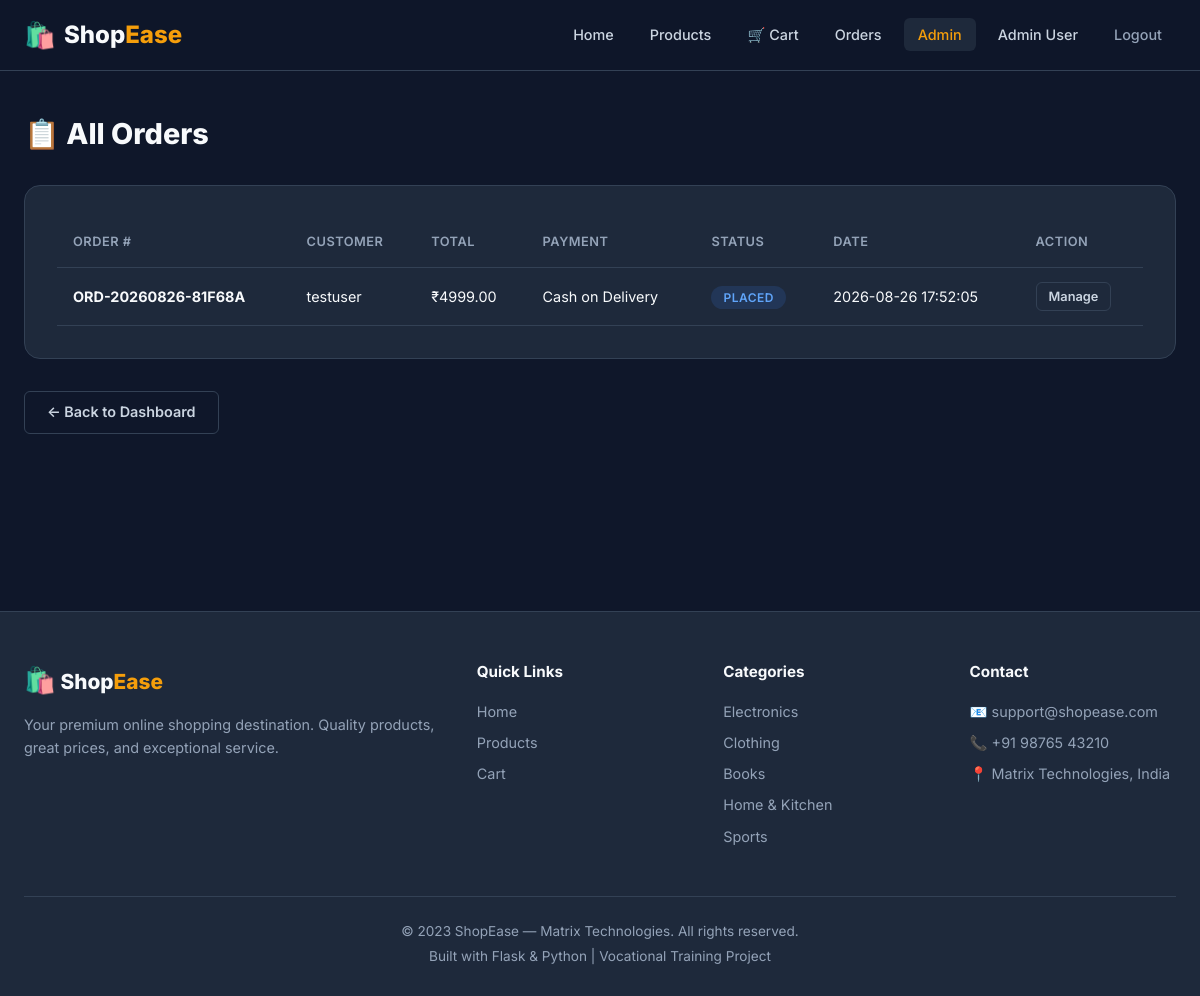
Page /admin/orders (signed in) on the committed database.
### tables this page shows
CREATE TABLE users (
    id          INTEGER PRIMARY KEY AUTOINCREMENT,
    username    TEXT    NOT NULL UNIQUE,
    email       TEXT    NOT NULL UNIQUE,
    password_hash TEXT  NOT NULL,
    full_name   TEXT    NOT NULL,
    phone       TEXT    DEFAULT '',
    address     TEXT    DEFAULT '',
    city        TEXT    DEFAULT '',
    state       TEXT    DEFAULT '',
    pincode     TEXT    DEFAULT '',
    is_admin    INTEGER DEFAULT 0,          -- 0 = customer, 1 = admin
    created_at  TIMESTAMP DEFAULT CURRENT_TIMESTAMP
);

CREATE TABLE orders (
    id             INTEGER PRIMARY KEY AUTOINCREMENT,
    order_number   TEXT    NOT NULL UNIQUE,
    user_id        INTEGER NOT NULL,
    full_name      TEXT    NOT NULL,
    email          TEXT    NOT NULL,
    phone          TEXT    NOT NULL,
    address        TEXT    NOT NULL,
    city           TEXT    NOT NULL,
    state          TEXT    NOT NULL,
    pincode        TEXT    NOT NULL,
    payment_method TEXT    NOT NULL DEFAULT 'Cash on Delivery',
    total_amount   REAL    NOT NULL CHECK(total_amount >= 0),
    status         TEXT    NOT NULL DEFAULT 'Placed',  -- Placed | Processing | Shipped | Delivered
    created_at     TIMESTAMP DEFAULT CURRENT_TIMESTAMP,
    FOREIGN KEY (user_id) REFERENCES users(id)
);

### app.py (the view)
@app.route('/admin/orders')
@admin_required
def admin_orders():
    db = get_db()
    all_orders = models.get_all_orders(db)
    return render_template('admin/orders.html', orders=all_orders)

### app.py (called while the page is built)
def admin_required(f):
    @wraps(f)
    def decorated_function(*args, **kwargs):
        if 'user_id' not in session:
            flash('Please log in to access this page.', 'warning')
            return redirect(url_for('login'))
        db = get_db()
        user = models.get_user_by_id(db, session['user_id'])
        if not user or not user['is_admin']:
            abort(403)
        return f(*args, **kwargs)
    return decorated_function

@app.context_processor
def inject_globals():
    cart_count = 0
    current_user = None
    if 'user_id' in session:
        db = get_db()
        cart_count = models.get_cart_count(db, session['user_id'])
        current_user = models.get_user_by_id(db, session['user_id'])
    return dict(cart_count=cart_count, current_user=current_user)

### database.py (called while the page is built)
def get_db():
    if 'db' not in g:
        g.db = sqlite3.connect(config.DATABASE_PATH)
        g.db.row_factory = sqlite3.Row      # access columns by name
        g.db.execute("PRAGMA foreign_keys = ON")  # enforce FK constraints
    return g.db

### models.py (called while the page is built)
def get_user_by_id(db, user_id):
    return db.execute(
        "SELECT * FROM users WHERE id = ?", (user_id,)
    ).fetchone()

def get_cart_count(db, user_id):
    row = db.execute(
        "SELECT COUNT(*) FROM cart_items WHERE user_id = ?", (user_id,)
    ).fetchone()
    return row[0] if row else 0

def get_all_orders(db):
    return db.execute(
        """SELECT o.*, u.username
           FROM orders o
           JOIN users u ON o.user_id = u.id
           ORDER BY o.created_at DESC"""
    ).fetchall()

### templates/admin/orders.html (shortened to what this page needs)
{% extends 'base.html' %}
{% block content %}
<section class="section page-section">
    <div class="container">
        <h1 class="page-title">📋 All Orders</h1>
        {% if orders %}
            <div class="form-card">
                <table class="admin-table" id="orders-table">
                    <thead>
                        <tr>
                            <th>Order #</th>
                            <th>Customer</th>
                            <th>Total</th>
                            <th>Payment</th>
                            <th>Status</th>
                            <th>Date</th>
                            <th>Action</th>
                        </tr>
                    </thead>
                    <tbody>
                        {% for order in orders %}
                            <tr id="admin-order-{{ order.id }}">
                                <td><strong>{{ order.order_number }}</strong></td>
                                <td>{{ order.username }}</td>
                                <td>₹{{ "%.2f"|format(order.total_amount) }}</td>
                                <td>{{ order.payment_method }}</td>
                                <td><span class="status-badge status-{{ order.status|lower }}">{{ order.status }}</span></td>
                                <td>{{ order.created_at }}</td>
                                <td>
                                    <a href="{{ url_for('admin_order_detail', order_id=order.id) }}"
                                       class="btn btn-outline btn-xs">Manage</a>
                                </td>
                            </tr>
                        {% endfor %}
                    </tbody>
                </table>
            </div>
        {% else %}
            <div class="empty-state">
                <div class="empty-icon">📋</div>
                <h3>No orders yet</h3>
                <p>Orders will appear here when customers place them.</p>
            </div>
        {% endif %}
        <div class="back-link">
            <a href="{{ url_for('admin_dashboard') }}" class="btn btn-outline">← Back to Dashboard</a>
        </div>
    </div>
</section>
{% endblock %}

### templates/base.html (shortened to what this page needs)
<!DOCTYPE html>
<html lang="en">
<head>
    <link rel="stylesheet" href="{{ url_for('static', filename='css/style.css') }}">
</head>
<body>
    <nav class="navbar" id="main-nav">
        <div class="nav-container">
            <a href="{{ url_for('home') }}" class="nav-logo">
                <span class="logo-icon">🛍️</span>
                <span class="logo-text">Shop<span class="logo-accent">Ease</span></span>
            </a>
            <ul class="nav-links" id="nav-links">
                <li><a href="{{ url_for('home') }}" class="nav-link {% if request.endpoint == 'home' %}active{% endif %}">Home</a></li>
                <li><a href="{{ url_for('products') }}" class="nav-link {% if request.endpoint == 'products' %}active{% endif %}">Products</a></li>
                {% if current_user %}
                    <li>
                        <a href="{{ url_for('cart') }}" class="nav-link nav-cart {% if request.endpoint == 'cart' %}active{% endif %}">
                            🛒 Cart
                        </a>
                    </li>
                    <li><a href="{{ url_for('orders') }}" class="nav-link {% if request.endpoint == 'orders' %}active{% endif %}">Orders</a></li>
                    {% if current_user.is_admin %}
                        <li><a href="{{ url_for('admin_dashboard') }}" class="nav-link nav-admin {% if 'admin' in request.endpoint %}active{% endif %}">Admin</a></li>
                    {% endif %}
                    <li><a href="{{ url_for('profile') }}" class="nav-link {% if request.endpoint == 'profile' %}active{% endif %}">{{ current_user.full_name }}</a></li>
                    <li><a href="{{ url_for('logout') }}" class="nav-link nav-logout">Logout</a></li>
                {% else %}
                    <li><a href="{{ url_for('login') }}" class="nav-link {% if request.endpoint == 'login' %}active{% endif %}">Login</a></li>
                    <li><a href="{{ url_for('register') }}" class="nav-link btn-nav-register">Register</a></li>
                {% endif %}
            </ul>
        </div>
    </nav>
    <main class="main-content">
        {% block content %}{% endblock %}
    </main>
    <footer class="footer">
        <div class="footer-container">
            <div class="footer-grid">
                <div class="footer-section">
                    <h3 class="footer-title">
                        <span class="logo-icon">🛍️</span> Shop<span class="logo-accent">Ease</span>
                    </h3>
                    <p class="footer-desc">Your premium online shopping destination. Quality products, great prices, and exceptional service.</p>
                </div>
                <div class="footer-section">
                    <h4>Quick Links</h4>
                    <ul class="footer-links">
                        <li><a href="{{ url_for('home') }}">Home</a></li>
                        <li><a href="{{ url_for('products') }}">Products</a></li>
                        <li><a href="{{ url_for('cart') }}">Cart</a></li>
                    </ul>
                </div>
                <div class="footer-section">
                    <h4>Categories</h4>
                    <ul class="footer-links">
                        <li><a href="{{ url_for('products', category=1) }}">Electronics</a></li>
                        <li><a href="{{ url_for('products', category=2) }}">Clothing</a></li>
                        <li><a href="{{ url_for('products', category=3) }}">Books</a></li>
                        <li><a href="{{ url_for('products', category=4) }}">Home & Kitchen</a></li>
                        <li><a href="{{ url_for('products', category=5) }}">Sports</a></li>
                    </ul>
                </div>
                <div class="footer-section">
                    <h4>Contact</h4>
                    <ul class="footer-links">
                        <li>📧 support@shopease.com</li>
                        <li>📞 +91 98765 43210</li>
                        <li>📍 Matrix Technologies, India</li>
                    </ul>
                </div>
            </div>
            <div class="footer-bottom">
                <p>© 2023 ShopEase — Matrix Technologies. All rights reserved.</p>
                <p>Built with Flask &amp; Python | Vocational Training Project</p>
            </div>
        </div>
    </footer>
</body>
</html>

### rows in the picture
users: full_name "Admin User"
orders: order_number "ORD-20260826-81F68A", username "testuser", total_amount "4999.00", payment_method "Cash on Delivery", status "PLACED", created_at "2026-08-26 17:52:05"
